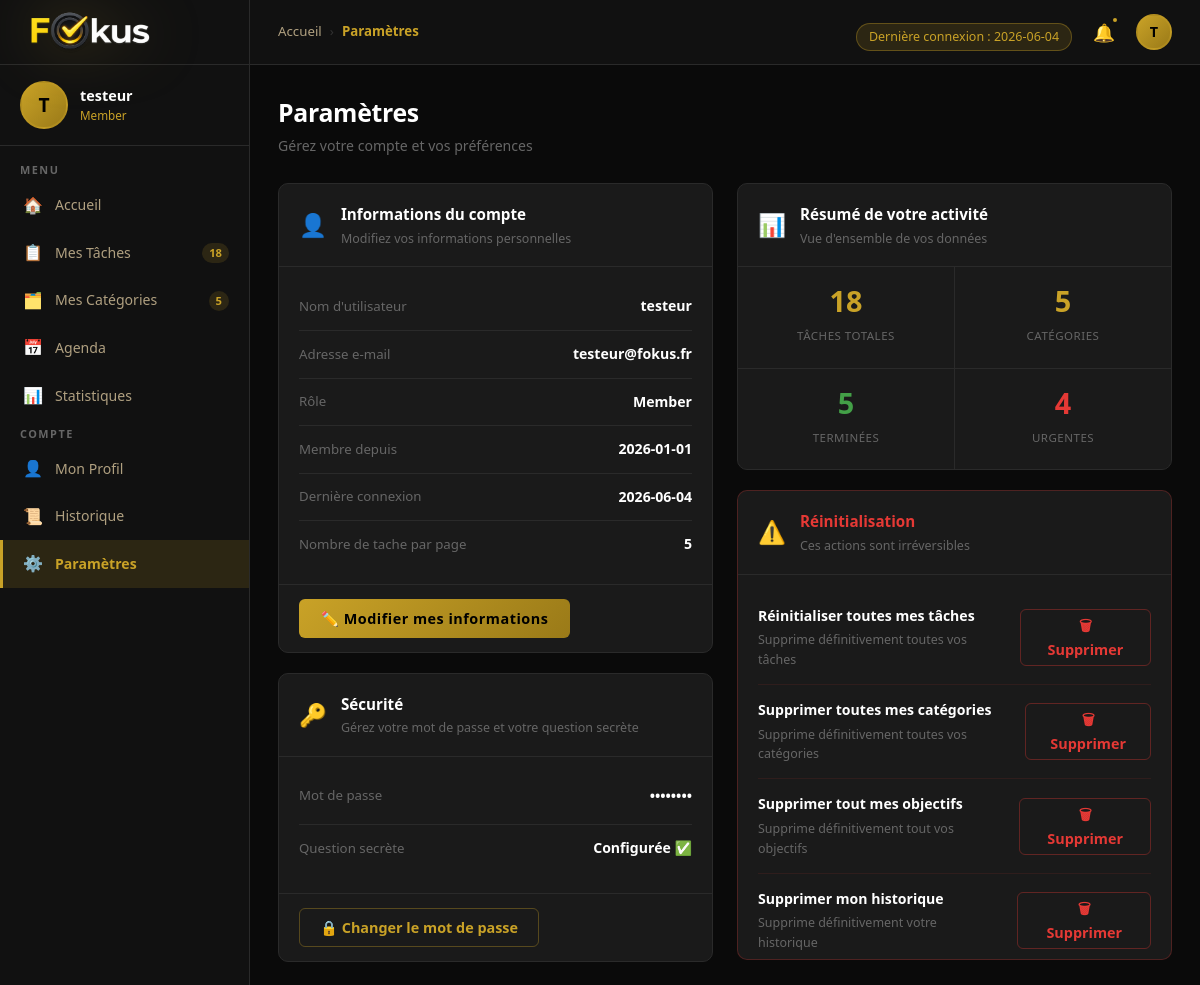
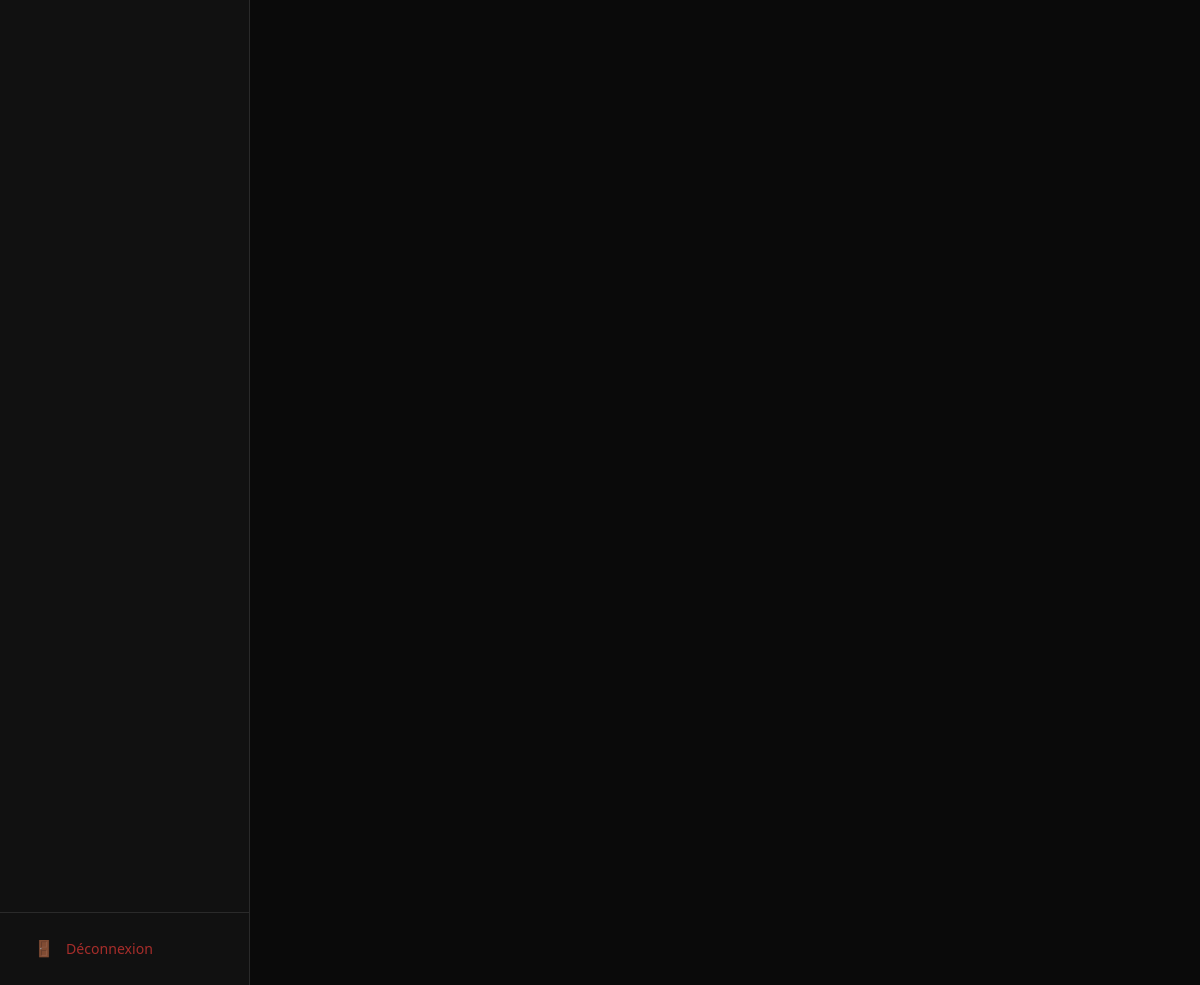
The app's page /html/parametres.php (signed in) with its own data (2 pictures, top to bottom).
### tables this page shows
CREATE TABLE PERSONNE (
    NOM_P           VARCHAR(20) PRIMARY KEY,
    PASSEWORD       VARCHAR(72),
    MAIL            VARCHAR(50),
    LAST_CONNEXION  DATE,
    SIGNIN_DATE     DATE,
    ROLE_P          VARCHAR(10),
    QUESTION        INT,
    REPONSE         VARCHAR(30),
    NB_TACHES       INT DEFAULT 5
);

### php/session/data_user.php (called while the page is built, shortened)
<?php
require_once __DIR__ . '/../security.php';
$username = exiger_utilisateur_connecte();
$connexion = getConnexion();
try {
    $req = $connexion->prepare("SELECT * FROM PERSONNE WHERE NOM_P = :nom");
    $req->execute([':nom' => $username]);
    $array = $req->fetch();
    $mail               = $array['MAIL'];
    $signin_date        = $array['SIGNIN_DATE'];
    $last_cnx           = $array['LAST_CONNEXION'];
    $role_p             = $array['ROLE_P'];
    $nb_taches_par_page = (int)($array['NB_TACHES'] ?? 5);
    $first_letter       = strtoupper($username[0]);
    $req = $connexion->prepare("SELECT PHOTO FROM PHOTO_PROFIL WHERE UTILISATEUR = :nom");
    $req->execute([':nom' => $username]);
    $row = $req->fetch();
    $photo_profil = ($row && is_string($row['PHOTO'])) ? $row['PHOTO'] : null;
    $req = $connexion->prepare("SELECT COUNT(*) FROM CATEGORIE WHERE UTILISATEUR_C = :nom");
    $req->execute([':nom' => $username]);
    $nb_categories = $req->fetchColumn();
} catch (PDOException $e) {
    gerer_erreur_pdo($e, 'data_user');
}
?>

### php/security.php (called while the page is built, shortened)
<?php
function exiger_utilisateur_connecte(): string
{
    $user = $_SESSION['user'] ?? '';
    $connexion = getConnexion();
    $stmt = $connexion->prepare("SELECT 1 FROM PERSONNE WHERE NOM_P = :user");
    $stmt->execute([':user' => $user]);
    return $user;
}
?>

### php/session/statistiques.php (called while the page is built, shortened)
<?php
require_once  __DIR__ . '/../security.php';
$username = exiger_utilisateur_connecte();
$connexion = getConnexion();
try {
    $req = $connexion->prepare(
        "SELECT
            COUNT(*) as total,
            SUM(STATUT = 'termine')  as termine,
            SUM(STATUT = 'en_cours') as en_cours,
            SUM(STATUT = 'a_faire')  as a_faire,
            SUM(CATEGORIE_T IS NULL) as sans_cat,
            SUM(CATEGORIE_T IS NOT NULL) as avec_cat
         FROM TACHES WHERE UTILISATEUR_T = :nom"
    );
    $req->execute([':nom' => $username]);
    $stats = $req->fetch();
    $nb_taches          = (int)$stats['total'];
    $nb_taches_termines = (int)$stats['termine'];
    $req = $connexion->prepare(
        "SELECT COUNT(*) FROM TACHES WHERE UTILISATEUR_T = :nom AND URGENT = 1"
    );
    $req->execute([':nom' => $username]);
    $nb_taches_urgent = (int)$req->fetchColumn();
} catch (PDOException $e) {
    gerer_erreur_pdo($e, 'statistiques');
}
?>

### html/parametres.php (shortened to what this page needs)
<?php require_once  __DIR__ . '/../php/session/data_user.php'; ?>
<?php require_once  __DIR__ . '/../php/session/statistiques.php'; ?>
<!doctype html>
<html lang="fr">
  <head>
    <link rel="stylesheet" href="../css/global.css" />
    <link rel="stylesheet" href="../css/parametres.css" />
  </head>
  <body>
    <div class="app-layout">
      <aside class="app-sidebar" id="sidebar">
        <a href="dashboard.php" class="sidebar-logo">
          <img src="../image/marque.png" alt="Fokus" class="header-image" />
        </a>
        <a href="profil.php">
          <div class="sidebar-user">
            <div class="avatar">
              <?php if ($photo_profil): ?>
              <img src="<?= htmlspecialchars($photo_profil) ?>"
                  alt="Photo de profil"
                  class="avatar-img" />
            <?php else: ?>
              <div><?= htmlspecialchars($first_letter) ?></div>
            <?php endif; ?>
            </div>
            <div class="user-info">
              <div class="user-name"><?= $username ?></div>
              <div class="user-role"><?= $role_p ?></div>
            </div>
          </div>
        </a>
        <nav class="sidebar-nav">
          <span class="nav-section-label">Menu</span>
          <a href="dashboard.php" class="nav-item">
            <span class="nav-icon">🏠</span> Accueil
          </a>
          <a href="mes-taches.php" class="nav-item">
            <span class="nav-icon">📋</span> Mes Tâches
            <span class="nav-count"><?= $nb_taches ?></span>
          </a>
          <a href="mes-categories.php" class="nav-item">
            <span class="nav-icon">🗂️</span> Mes Catégories
            <span class="nav-count"><?= $nb_categories ?></span>
          </a>
          <a href="agenda.php" class="nav-item">
            <span class="nav-icon">📅</span> Agenda
          </a>
          <a href="statistiques.php" class="nav-item">
            <span class="nav-icon">📊</span> Statistiques
          </a>
          <span class="nav-section-label">Compte</span>
          <a href="profil.php" class="nav-item">
            <span class="nav-icon">👤</span> Mon Profil
          </a>
           <a href="historique.php" class="nav-item">
            <span class="nav-icon">📜</span> Historique
          </a>
          <a href="parametres.php" class="nav-item">
            <span class="nav-icon">⚙️</span> Paramètres
          </a>
        </nav>
        <div class="sidebar-footer">
          <a href="../php/login/logout.php" class="nav-item">
            <span class="nav-icon">🚪</span> Déconnexion
          </a>
        </div>
     </aside>
     <?php
$page_courante = basename($_SERVER['PHP_SELF'], '.php');
$breadcrumbs = [
  'dashboard'      => ['Accueil'],
  'mes-taches'     => ['Accueil', 'Mes tâches'],
  'mes-categories' => ['Accueil', 'Mes catégories'],
  'agenda'         => ['Accueil', 'Agenda'],
  'statistiques'   => ['Accueil', 'Statistiques'],
  'profil'         => ['Accueil', 'Profil'],
  'parametres'     => ['Accueil', 'Paramètres'],
  'terms'          => ['Accueil', 'Conditions d\'utilisation'],
];
$chemin = $breadcrumbs[$page_courante] ?? ['Accueil', ucfirst($page_courante)];
?>
<header class="app-header">
  <nav class="breadcrumb">
    <?php foreach ($chemin as $i => $label): ?>
      <?php if ($i < count($chemin) - 1): ?>
        <a href="dashboard.php"><?= htmlspecialchars($label) ?></a>
        <span class="sep">›</span>
      <?php else: ?>
        <span class="current"><?= htmlspecialchars($label) ?></span>
      <?php endif; ?>
    <?php endforeach; ?>
  </nav>
  <div class="header-right">
    <div class="update-since">Dernière connexion : <?= $last_cnx ?></div>
    <button
      type="button"
      class="notif-btn"
      id="notif-btn"
      aria-label="Notifications"
      onclick="openModal('modal-notification')"
    >
      🔔
      <span class="notif-badge" aria-hidden="true"></span>
    </button>
    <a href="profil.php">
      <div class="avatar" style="width: 36px; height: 36px; font-size: 0.9rem">
      <?php if ($photo_profil): ?>
      <img src="<?= htmlspecialchars($photo_profil) ?>"
          alt="Photo de profil"
          class="avatar-img" />
    <?php else: ?>
      <div><?= htmlspecialchars($first_letter) ?></div>
    <?php endif; ?>
    </div>
    </a>
  </div>
</header>
      <main class="app-main">
        <h1 class="page-title">Paramètres</h1>
        <p class="page-subtitle">Gérez votre compte et vos préférences</p>
        <div class="params-grid">
          <div class="params-left">
            <div class="params-card">
              <div class="params-card-header">
                <span class="params-card-icon">👤</span>
                <div>
                  <div class="params-card-title">Informations du compte</div>
                  <div class="params-card-sub">Modifiez vos informations personnelles</div>
                </div>
              </div>
              <div class="params-card-body">
                <div class="params-info-row">
                  <span class="params-info-label">Nom d'utilisateur</span>
                  <span class="params-info-value"><?= htmlspecialchars($username) ?></span>
                </div>
                <div class="params-info-row">
                  <span class="params-info-label">Adresse e-mail</span>
                  <span class="params-info-value"><?= htmlspecialchars($mail) ?></span>
                </div>
                <div class="params-info-row">
                  <span class="params-info-label">Rôle</span>
                  <span class="params-info-value"><?= htmlspecialchars($role_p) ?></span>
                </div>
                <div class="params-info-row">
                  <span class="params-info-label">Membre depuis</span>
                  <span class="params-info-value"><?= htmlspecialchars($signin_date) ?></span>
                </div>
                <div class="params-info-row">
                  <span class="params-info-label">Dernière connexion</span>
                  <span class="params-info-value"><?= htmlspecialchars($last_cnx) ?></span>
                </div>
                <div class="params-info-row">
                  <span class="params-info-label">Nombre de tache par page</span>
                  <span class="params-info-value"><?= htmlspecialchars($nb_taches_par_page) ?></span>
                </div>
              </div>
              <div class="params-card-footer">
                <button class="btn-gold" onclick="openModal('modal-modify-profil')">✏️ Modifier mes informations</button>
              </div>
            </div>
            <div class="params-card ">
              <div class="params-card-header">
                <span class="params-card-icon">🔑</span>
                <div>
                  <div class="params-card-title">Sécurité</div>
                  <div class="params-card-sub">Gérez votre mot de passe et votre question secrète</div>
                </div>
              </div>
              <div class="params-card-body ">
                <div class="params-info-row mdp_modif">
                  <span class="params-info-label">Mot de passe</span>
                  <span class="params-info-value">••••••••</span>
                </div>
                <div class="params-info-row mdp_modif">
                  <span class="params-info-label">Question secrète</span>
                  <span class="params-info-value">Configurée ✅</span>
                </div>
              </div>
              <div class="params-card-footer">
                <button class="btn-outline" onclick="openModal('modal-modify-password')">🔒 Changer le mot de passe</button>
              </div>
            </div>
          </div>
          <div class="params-right">
            <div class="params-card">
              <div class="params-card-header">
                <span class="params-card-icon">📊</span>
                <div>
                  <div class="params-card-title">Résumé de votre activité</div>
                  <div class="params-card-sub">Vue d'ensemble de vos données</div>
                </div>
              </div>
              <div class="params-stats-grid">
                <div class="params-stat">
                  <span class="params-stat-value"><?= $nb_taches ?></span>
                  <span class="params-stat-label">Tâches totales</span>
                </div>
                <div class="params-stat">
                  <span class="params-stat-value"><?= $nb_categories ?></span>
                  <span class="params-stat-label">Catégories</span>
                </div>
                <div class="params-stat done">
                  <span class="params-stat-value"><?= $nb_taches_termines ?></span>
                  <span class="params-stat-label">Terminées</span>
                </div>
                <div class="params-stat urgent">
                  <span class="params-stat-value"><?= $nb_taches_urgent ?></span>
                  <span class="params-stat-label">Urgentes</span>
                </div>
              </div>
            </div>
            <div class="params-card danger-card">
              <div class="params-card-header">
                <span class="params-card-icon">⚠️</span>
                <div>
                  <div class="params-card-title" style="color:var(--status-urgent)">Réinitialisation</div>
                  <div class="params-card-sub">Ces actions sont irréversibles</div>
                </div>
              </div>
              <div class="params-card-body">
                <div class="danger-row">
                  <div class="danger-text">
                    <div class="danger-title">Réinitialiser toutes mes tâches</div>
                    <div class="danger-desc">Supprime définitivement toutes vos tâches</div>
                  </div>
                  <button class="btn-danger" onclick="SuppressionTacheAll()">🗑 Supprimer</button>
                </div>
                <div class="danger-row">
                  <div class="danger-text">
                    <div class="danger-title">Supprimer toutes mes catégories</div>
                    <div class="danger-desc">Supprime définitivement toutes vos catégories</div>
                  </div>
                  <button class="btn-danger" onclick="SuppressionCategorieAll()">🗑 Supprimer</button>
                </div>
                <div class="danger-row">
                  <div class="danger-text">
                    <div class="danger-title">Supprimer tout mes objectifs</div>
                    <div class="danger-desc">Supprime définitivement tout vos objectifs</div>
                  </div>
                  <button class="btn-danger" onclick="SuppressionObjectifAll()">🗑 Supprimer</button>
                </div>
                 <div class="danger-row">
                  <div class="danger-text">
                    <div class="danger-title">Supprimer mon historique</div>
                    <div class="danger-desc">Supprime  définitivement votre historique</div>
                  </div>
                  <button class="btn-danger" onclick="SuppressionHistorique()">🗑 Supprimer</button>
                </div>
              </div>
            </div>
          </div>
        </div>
      </main>
    </div>
  </body>
</html>

### css/parametres.css (style rules this page uses)
.params-grid { display: grid; grid-template-columns: 1fr 1fr; gap: 24px; align-items: start; }
.params-left, .params-right { display: flex; flex-direction: column; gap: 20px; }
.params-card { background: var(--bg-card); border: 1px solid var(--border); border-radius: var(--radius-md); overflow: hidden; transition: var(--transition); }
.danger-card { border-color: rgba(229, 57, 53, 0.25); height: 470px; }
.params-card-header { display: flex; align-items: center; gap: 14px; padding: 18px 20px; border-bottom: 1px solid var(--border); }
.params-card-icon { font-size: 1.4rem; flex-shrink: 0; }
.params-card-title { font-size: 0.95rem; font-weight: 700; color: var(--text-primary); }
.params-card-sub { font-size: 0.78rem; color: var(--text-muted); margin-top: 2px; }
.params-card-body { padding: 16px 20px; }
.params-info-row { display: flex; align-items: center; justify-content: space-between; padding: 12px 0; border-bottom: 1px solid var(--border); gap: 16px; }
.params-info-row:last-child { border-bottom: none; }
.params-info-label { font-size: 0.83rem; color: var(--text-muted); font-weight: 500; }
.params-info-value { font-size: 0.88rem; color: var(--text-primary); font-weight: 600; text-align: right; }
.params-card-footer { padding: 14px 20px; border-top: 1px solid var(--border); display: flex; gap: 10px; }
.params-stats-grid { display: grid; grid-template-columns: 1fr 1fr; gap: 1px; background: var(--border); }
.params-stat { background: var(--bg-card); padding: 20px; text-align: center; }
.params-stat-value { display: block; font-size: 1.8rem; font-weight: 900; color: var(--gold); line-height: 1; margin-bottom: 6px; }
.params-stat-label { font-size: 0.72rem; color: var(--text-muted); text-transform: uppercase; letter-spacing: 0.5px; }
.params-stat.done .params-stat-value { color: var(--status-done); }
.params-stat.urgent .params-stat-value { color: var(--status-urgent); }
.danger-row { display: flex; align-items: center; justify-content: space-between; gap: 20px; padding: 14px 0; border-bottom: 1px solid rgba(229, 57, 53, 0.1); }
.danger-title { font-size: 0.88rem; font-weight: 600; color: var(--text-primary); margin-bottom: 3px; }
.danger-desc { font-size: 0.78rem; color: var(--text-muted); }
.mdp_modif { padding-bottom: 17px; }

### records on screen
personne: ROLE_P "Member", LAST_CONNEXION "2026-06-04", MAIL "testeur@fokus.fr", SIGNIN_DATE "2026-01-01", NB_TACHES "5"

### other values on screen
$first_letter "T"
$username "testeur"
$nb_taches "18"
$nb_categories "5"
$label "Accueil"
$label "Paramètres"
$nb_taches_termines "5"
$nb_taches_urgent "4"
